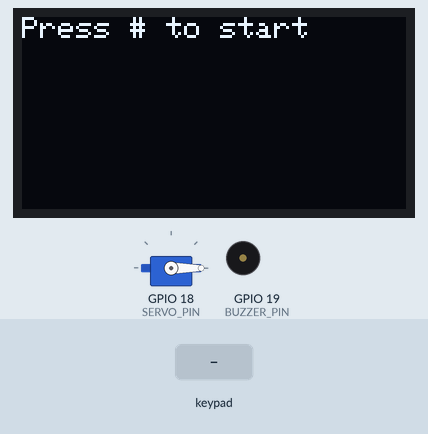
Bench run of a sketch on a simulated ESP32. Shown: 128×64 one-colour display, servo, buzzer (waves = sounding, pin HIGH). Inputs (shaded band) come from the test bench. WiFi joins after 1.5 s; servers stay silent unless stated; uploads are accepted with an empty reply.

Above: at 2.7 s.
2.8 s: key '#' pressed
At 4.0 s:
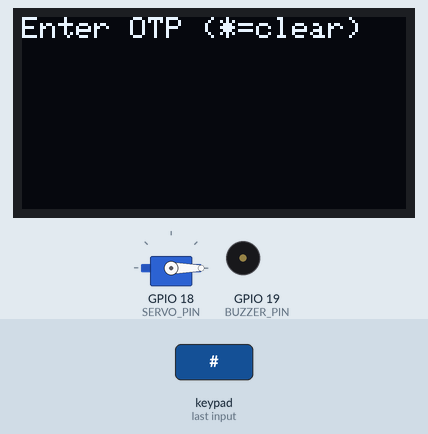
4.3 s: keypad keys 1 3 1 2 1 4 2 7 pressed 0.4 s apart
At 4.53 s:
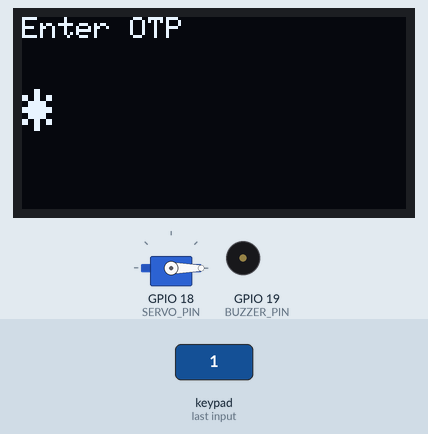
At 8.5 s:
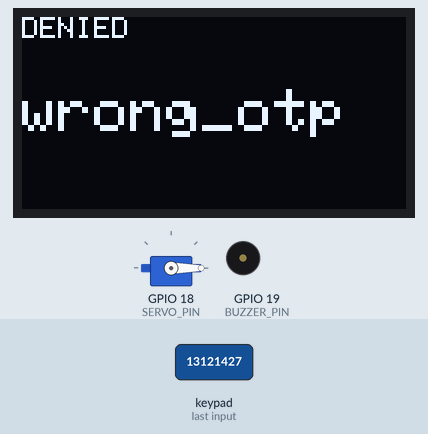
Timing chart, 0 to 10.0 s (numbered marks = the images above; inputs shaded):
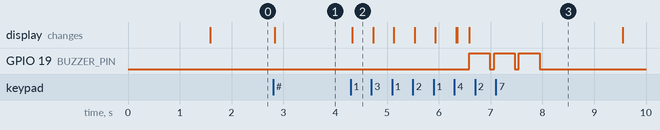

The sketch:

otp_door.ino
```cpp
// ESP32 OTP Door Access - keypad + OLED + buzzer + SERVO (no relay)
// Libraries: Keypad, Adafruit SSD1306, Adafruit GFX, ESP32Servo
#include <WiFi.h>
#include <WiFiClientSecure.h>
#include <HTTPClient.h>
#include <Keypad.h>
#include <Wire.h>
#include <Adafruit_GFX.h>
#include <Adafruit_SSD1306.h>
#include <ESP32Servo.h>

const char* WIFI_SSID = "YOUR_WIFI";
const char* WIFI_PASS = "YOUR_PASS";
const char* VERIFY_URL = "https://YOUR-APP.onrender.com/api/otp/verify";
const char* DEVICE_ID  = "door-1";
const char* API_KEY    = "CHANGE_ME_DEVICE_KEY";   // same as DEVICE_KEY on Render

// ---- Pins ----
const int SERVO_PIN  = 18;
const int BUZZER_PIN = 19;
byte rowPins[4] = {13, 12, 14, 27};
byte colPins[4] = {26, 25, 33, 32};
// OLED I2C: SDA=21, SCL=22

char keys[4][4] = {{'1','2','3','A'},{'4','5','6','B'},{'7','8','9','C'},{'*','0','#','D'}};
Keypad keypad = Keypad(makeKeymap(keys), rowPins, colPins, 4, 4);
Adafruit_SSD1306 oled(128, 64, &Wire, -1);
Servo door;

const int LOCKED_ANGLE = 0, OPEN_ANGLE = 90;
const unsigned long WAIT_TIMEOUT = 60000;   // max time to type the OTP
const unsigned long OPEN_TIME    = 5000;    // door stays open 5 s

enum State { IDLE, WAIT, VERIFY, ACTION };
State state = IDLE;
String entry = "";
unsigned long waitStart = 0;
bool granted = false;
String reason = "";

void show(const String& l1, const String& l2 = "") {
  oled.clearDisplay(); oled.setTextColor(WHITE); oled.setTextSize(1);
  oled.setCursor(0, 0);  oled.println(l1);
  oled.setTextSize(2);   oled.setCursor(0, 24); oled.println(l2);
  oled.display();
}
void beep(int ms, int n = 1) { for (int i = 0; i < n; i++) { digitalWrite(BUZZER_PIN, HIGH); delay(ms); digitalWrite(BUZZER_PIN, LOW); delay(80); } }

bool verifyOtp(const String& otp) {
  WiFiClientSecure client; client.setInsecure();   // for school project; use a root CA in production
  HTTPClient http;
  if (!http.begin(client, VERIFY_URL)) return false;
  http.addHeader("Content-Type", "application/json");
  http.addHeader("X-API-Key", API_KEY);
  int code = http.POST("{\"device_id\":\"" + String(DEVICE_ID) + "\",\"otp\":\"" + otp + "\"}");
  String body = http.getString(); http.end();
  if (code != 200) { reason = "server_error"; return false; }
  if (body.indexOf("\"access\":true") >= 0) return true;
  reason = body.indexOf("expired") >= 0 ? "expired" : "wrong_otp";
  return false;
}

void setup() {
  pinMode(BUZZER_PIN, OUTPUT);
  Wire.begin(21, 22);
  oled.begin(SSD1306_SWITCHCAPVCC, 0x3C);
  door.attach(SERVO_PIN); door.write(LOCKED_ANGLE);
  show("Connecting WiFi...");
  WiFi.begin(WIFI_SSID, WIFI_PASS);
  while (WiFi.status() != WL_CONNECTED) delay(300);
  show("Press # to start");
}

void loop() {
  char k = keypad.getKey();
  switch (state) {
    case IDLE:
      if (k == '#') { entry = ""; waitStart = millis(); state = WAIT; show("Enter OTP (*=clear)", ""); }
      break;

    case WAIT:   // waiting for the user to type the OTP from the app
      if (millis() - waitStart > WAIT_TIMEOUT) { show("Timed out"); beep(300, 2); delay(1500); show("Press # to start"); state = IDLE; break; }
      if (k >= '0' && k <= '9' && entry.length() < 6) { entry += k; String m = ""; for (unsigned i = 0; i < entry.length(); i++) m += '*'; show("Enter OTP", m); }
      else if (k == '*') { entry = ""; show("Enter OTP", ""); }
      if (entry.length() == 6) state = VERIFY;
      break;

    case VERIFY:
      show("Checking...");
      granted = verifyOtp(entry);
      entry = "";
      state = ACTION;
      break;

    case ACTION:
      if (granted) {
        show("ACCESS GRANTED"); beep(150, 1);
        door.write(OPEN_ANGLE); delay(OPEN_TIME); door.write(LOCKED_ANGLE);
      } else {
        show("DENIED", reason); beep(400, 3); delay(1500);
      }
      show("Press # to start");
      state = IDLE;
      break;
  }
}
```

Measured:
- after the input at 2.8 s, the display: changes at once (image 1)
- after the input at 4.3 s, GPIO 19 (BUZZER_PIN): alternates HIGH for 0.40 s and LOW for 0.08 s, 6 changes in all, then stays LOW, starting after 2.3 s; the display: changes at once (image 2)
